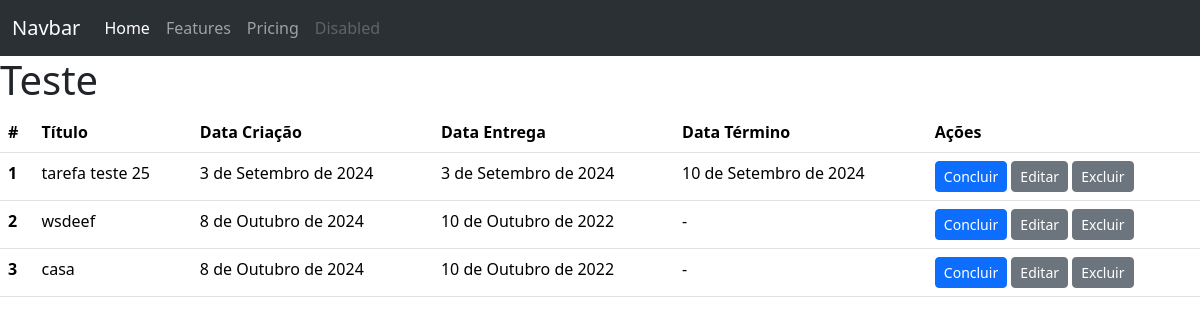
Before: / with the older database file.
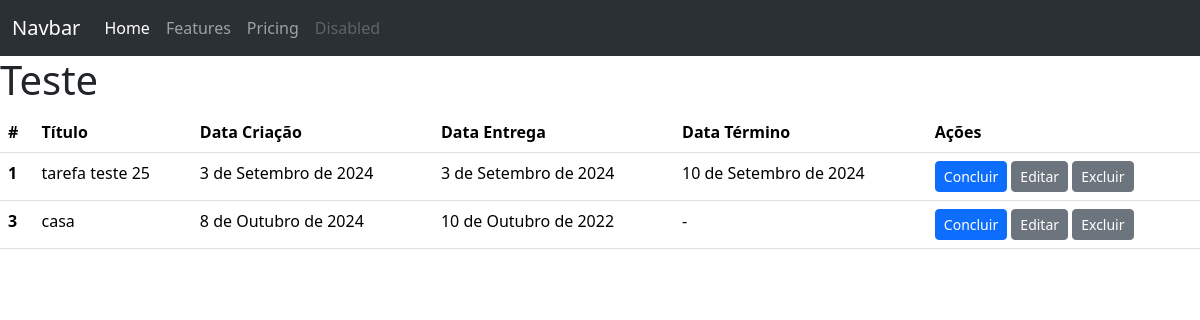
After: the same page with the newer database file.
### todos/models.py (models this page shows)
class Todo(models.Model):
    title = models.CharField(max_length=100, null=False, blank=False)
    created_at = models.DateField(auto_now_add=True, null=False, blank=False)
    deadline = models.DateField(null=False, blank=False)  #
    finished_at = models.DateField(null=True)

### todos/views.py (the view)
class TodoListView(ListView):
    model = Todo

### todos/templates/todos/todo_list.html (shortened to what this page needs)
<!DOCTYPE html>
<html lang="pt-br">
<head>
    <link
        href="https://cdn.jsdelivr.net/npm/bootstrap@5.3.3/dist/css/bootstrap.min.css"
        rel="stylesheet"
    />
</head>
<body>
    <nav class="navbar navbar-expand-lg bg-body-tertiary" data-bs-theme="dark">
        <div class="container-fluid">
            <a class="navbar-brand" href="#">Navbar</a>
            <div class="collapse navbar-collapse" id="navbarNavAltMarkup">
                <div class="navbar-nav">
                    <a class="nav-link active" aria-current="page" href="#">Home</a>
                    <a class="nav-link" href="#">Features</a>
                    <a class="nav-link" href="#">Pricing</a>
                    <a class="nav-link disabled" aria-disabled="true">Disabled</a>
                </div>
            </div>
        </div>
    </nav>
    <main>
        <h1>Teste</h1>
        <table class="table">
            <thead>
                <tr>
                    <th scope="col">#</th>
                    <th scope="col">Título</th>
                    <th scope="col">Data Criação</th>
                    <th scope="col">Data Entrega</th>
                    <th scope="col">Data Término</th>
                    <th scope="col">Ações</th>
                </tr>
            </thead>
            <tbody>
                {% for todo in todo_list %}
                <tr>
                    <th scope="row">{{ todo.id }}</th>
                    <td>{{ todo.title }}</td>
                    <td>{{ todo.created_at }}</td>
                    <td>{{ todo.deadline }}</td>
                    <td>{{ todo.finished_at | default:"-" }}</td>
                    <td>
                        <a href="#" class="btn btn-primary btn-sm">Concluir</a>
                        <a href="{% url 'update_view' pk=todo.pk %}" class="btn btn-secondary btn-sm">Editar</a>
                        <a href="{% url 'todo_delete' pk=todo.pk %}" class="btn btn-secondary btn-sm">Excluir</a>
                    </td>
                </tr>
                {% endfor %}
            </tbody>
        </table>
    </main>
</body>
</html>

Changed rows visible on the page:
removed Todo: id "2", title "wsdeef", created_at "8 de Outubro de 2024", deadline "10 de Outubro de 2022", finished_at "-"
